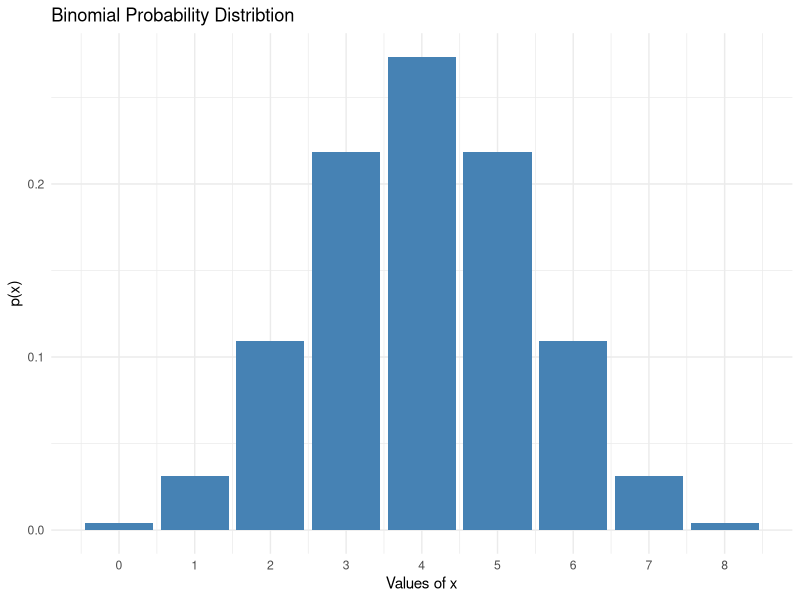

Source code (R):
# Load the package
library(ggplot2)

# Set the parameters
n <- 8
p <- 0.5

# Create a binomial data frame with x values and their binomial probabilities
binomial_data <- data.frame(
  x = 0:n,
  prob = dbinom(x = 0:n, size = n, prob = p)
)

# Create the plot using ggplot2 with a numeric x-axis
ggplot(binomial_data, aes(x = x, y = prob)) +
  geom_bar(stat = "identity", fill= "steelblue") +
  labs(
    title= "Binomial Probability Distribtion",
    x = "Values of x",
    y = "p(x)"
  ) +
  scale_x_continuous(breaks= 0:n) + # Ensure all x values are shown as breaks
  theme_minimal()
